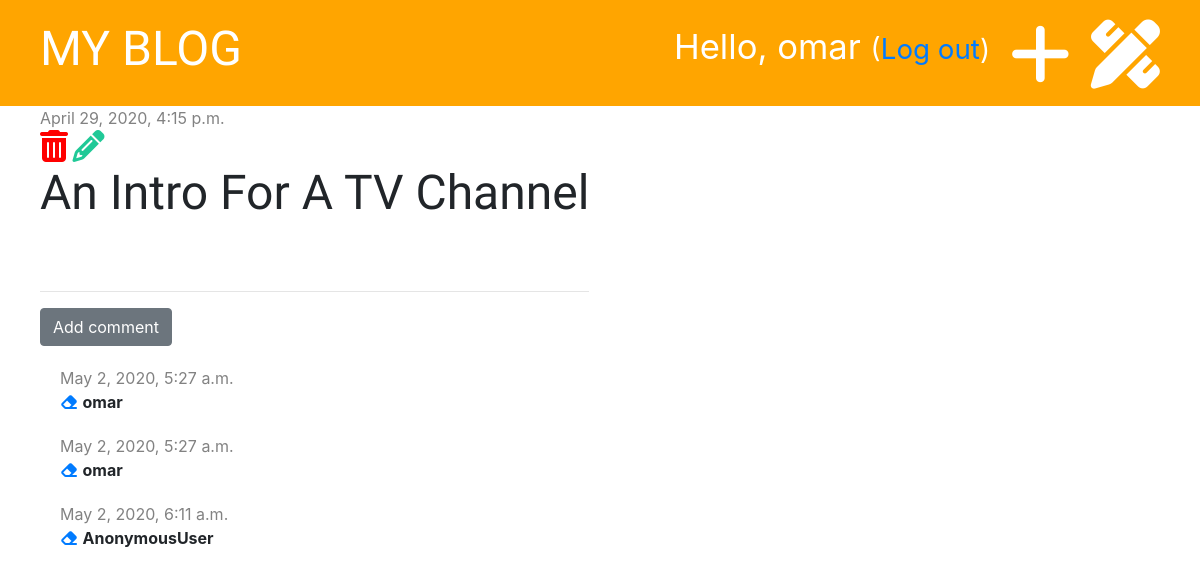
Screenshot of /post/3/ (signed in) with the database file from the repository.
### bolg/models.py (models this page shows, shortened)
class Post(models.Model):
    author =  models.ForeignKey('auth.User', on_delete=models.CASCADE)
    title = models.CharField(max_length=200)
    text = models.TextField()
    created_date = models.DateTimeField(default=timezone.now)
    published_date = models.DateTimeField(blank=True, null=True)

class Comment(models.Model):
    post = models.ForeignKey('bolg.Post', on_delete=models.CASCADE, related_name='comments')
    author = models.CharField(max_length=200)
    created_date = models.DateTimeField(default=timezone.now())
    text = models.TextField()
    approved = models.BooleanField(default=False)

### bolg/views.py (the view)
# urls.py: path('post/<int:pk>/', views.post_detail, name='post_detail'),
def post_detail(request, pk):
    post = get_object_or_404(Post, pk=pk)
    stuff_for_frontend = {'post':post}
    return render(request, 'bolg/post_detail.html', stuff_for_frontend)

### bolg/templatetags/markdownify.py (called while the page is built)
@register.filter
def markdown(value):
    renderer = HighlightRenderer()
    markdown = mistune.Markdown(renderer=renderer)
    return markdown(value)

### bolg/templates/bolg/post_detail.html (shortened to what this page needs)
{% extends 'bolg/base.html' %}
{% load markdownify %}
{% block content %}
    <div class="post">
        {% if post.published_date %}
            <div class="date">
                {{ post.published_date }}
            </div>
        {% else %}
            <a href="{% url 'post_publish' pk=post.pk %}" class="btn btn-primary">Publish</a>
        {% endif %}
        {% if user.is_authenticated %}
            <a href="{% url 'delete_post' pk=post.pk %}" onclick="confirm('Are you sure, you want to delete this post?')"><i class="fas fa-trash-alt fa-2x" style="color: red;"></i></a>
            <a href="{% url 'post_edit' pk=post.pk %}"><i class="fas fa-pencil-alt fa-2x" style="color: #20c997;"></i></a>
        {% endif %}
        <h1>{{ post.title }}</h1>
    </div>
    <hr>
    <a href="{% url 'add_comment_to_post' pk=post.pk %}" class="btn btn-secondary">Add comment</a>
    {% for comment in post.comments.all %}
        {% if user.is_authenticated or comment.approved %}
            <div class="comment">
                <div class="date">
                    {{ comment.created_date }}
                </div>
                {% if comment.approved and user.is_authenticated %}
                    <a href="{% url 'comment_remove' pk=comment.pk %}"><i class="fas fa-eraser"></i></a>
                {% endif %}
                <strong>{{ comment.author }}</strong>
            </div>
        {% endif %}
    {% empty %}
        <p>No comments yet...</p>
    {% endfor %}
{% endblock %}

### bolg/templates/bolg/base.html (shortened to what this page needs)
{% load static %}
<!DOCTYPE html>
<html lang="en">
<head>
    <link rel="stylesheet" href="https://maxcdn.bootstrapcdn.com/bootstrap/4.0.0/css/bootstrap.min.css">
    <link rel="stylesheet" href="{% static 'css/bolg.css' %}" type="text/css">
    <link rel="stylesheet" href="{% static 'css/zenburn.css' %}" type="text/css">
<body>
<div class="page-header">
    {% if user.is_authenticated %}
        <a href="{% url 'post_draft_list' %}" class="top-menu"><i class="fas fa-pencil-ruler fa-2x"></i></a>
        <a href="{% url 'post_new' %}" class="top-menu"><i class="fas fa-plus fa-2x"></i></a>
        <p class="top-menu">Hello, {{ user.username }} <small>(<a href="{% url 'logout' %}">Log out</a>)</small></p>
        {% else %}
        <a href="{% url 'login' %}" class="top-menu"><i class="fas fa-sign-in-alt fa-2x"></i></a>
    {% endif %}
    <h1><a href="{% url 'post_list' %}">MY BLOG</a></h1>
</div>
<div class="content container">
    <div class="row">
        <div style="flex-direction: colomn;">
            {% block content %}
            {% endblock %}
        </div>
    </div>
</div>
</body>
</html>

### bolg/static/css/bolg.css (style rules this page uses)
.page-header { background-color: orange; padding: 20px 20px 20px 40px; margin-top: 0; }
.page-header h1, .page-header h1 a { color: #ffffff; font-size: 36pt; text-decoration-line: none; }
.content { margin-left: 40px; }
h1, h2, h3, h4 { font-family: 'Tangerine', 'Inconsolata', 'Droid Sans', serif; font-size: 48px; }
.date { color: #828282; }
.post { margin-bottom: 70px; }
.page-header .top-menu { color: #ffffff; float: right; font-size: 26pt; margin-right: 20px; }
.comment { margin: 20px 0px 20px 20px; }

### rows the page displays
Post: published_date "April 29, 2020, 4:15 p.m.", title "An Intro For A TV Channel"
Comment: created_date "May 2, 2020, 5:27 a.m.", approved True (drawn), author "omar"
Comment: created_date "May 2, 2020, 5:27 a.m.", approved True (drawn), author "omar"
Comment: created_date "May 2, 2020, 6:11 a.m.", approved True (drawn), author "AnonymousUser"

### other values shown
{{ user.username }} "omar"
